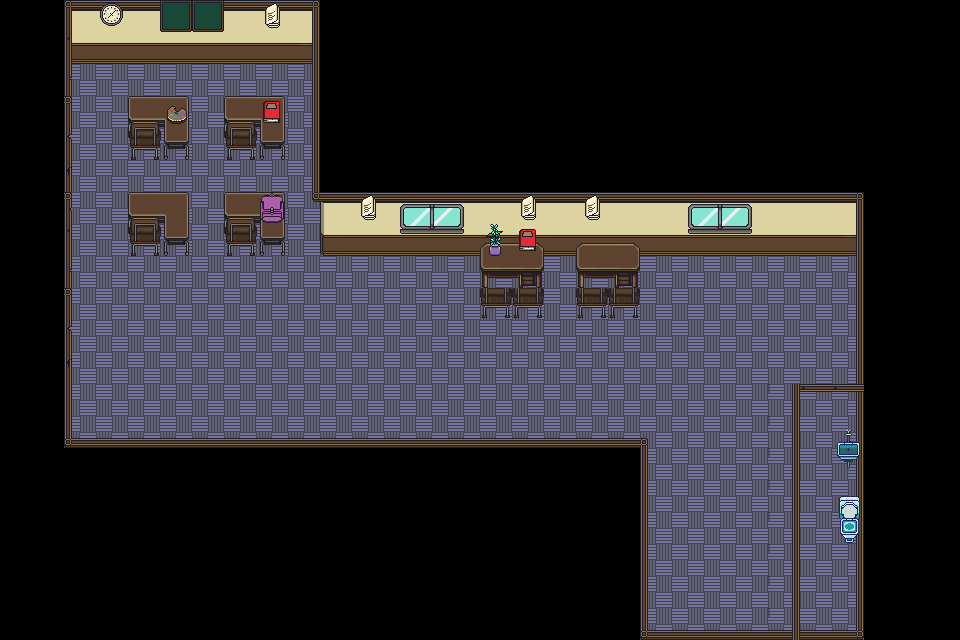

Below is a game level as drawn by its tile map, then a one-line description and the .tmx that defines it (tile-layer data replaced by summaries):
An orthogonal 30x20 tile map with 32x32 px tiles, 9 tile layers (Main ground, Main Wall, Wall border, Toilet wall border, ...), 3 tilesets.

<map version="1.10" tiledversion="1.11.2" orientation="orthogonal" renderorder="right-down" width="30" height="20" tilewidth="32" tileheight="32" infinite="0" nextlayerid="11" nextobjectid="1">
 <tileset firstgid="1" source="tilesets/Structures1.1.tsx" />
 <tileset firstgid="481" source="tilesets/Grounds 1.1.tsx" />
 <tileset firstgid="545" source="tilesets/Props 1.1.tsx" />
 <layer id="1" name="Main ground" width="30" height="20">
  <data>[600 cells, 290 non-empty, 1 distinct tile ids]</data>
 </layer>
 <group id="2" name="Walls">
  <layer id="3" name="Main Wall" width="30" height="20">
   <data>[600 cells, 50 non-empty, 12 distinct tile ids]</data>
  </layer>
  <layer id="4" name="Wall border" width="30" height="20">
   <data>[600 cells, 86 non-empty, 17 distinct tile ids]</data>
  </layer>
  <layer id="10" name="Toilet wall border" width="30" height="20">
   <data>[600 cells, 10 non-empty, 2 distinct tile ids]</data>
  </layer>
  <layer id="6" name="Wall item" width="30" height="20">
   <data>[600 cells, 3 non-empty, 2 distinct tile ids]</data>
  </layer>
 </group>
 <layer id="5" name="Tables" width="30" height="20">
  <data>[600 cells, 24 non-empty, 8 distinct tile ids]</data>
 </layer>
 <layer id="8" name="Items" width="30" height="20">
  <data>[600 cells, 9 non-empty, 5 distinct tile ids]</data>
 </layer>
 <layer id="9" name="Toilet" width="30" height="20">
  <data>[600 cells, 4 non-empty, 4 distinct tile ids]</data>
 </layer>
 <layer id="7" name="Chair" width="30" height="20">
  <data>[600 cells, 4 non-empty, 1 distinct tile ids]</data>
 </layer>
</map>
